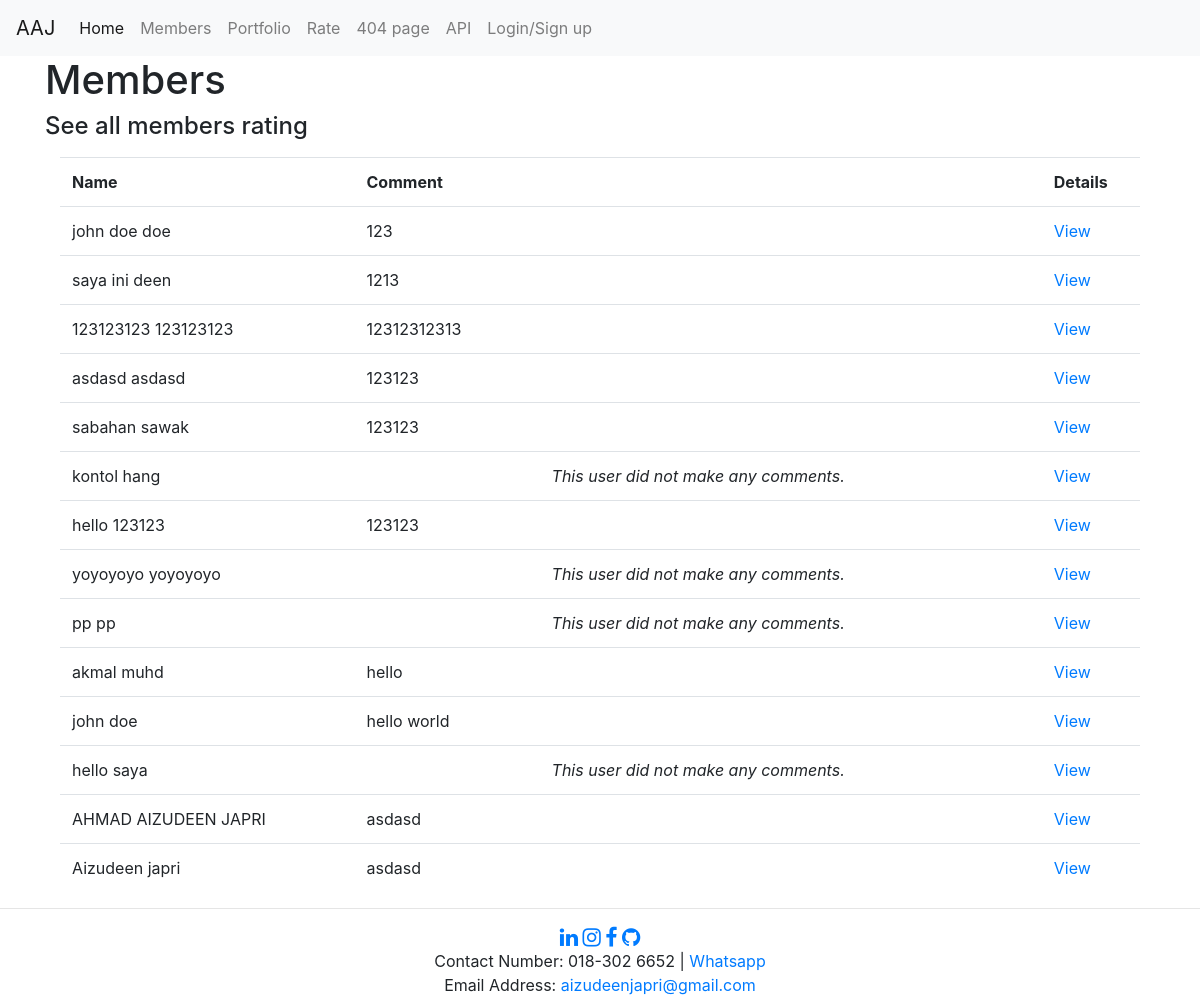
The page /members/ on the database its author committed.
### members/models.py (models this page shows, shortened)
class Member(models.Model):
    firstname = models.CharField(max_length=255)
    lastname = models.CharField(max_length=255)
    phone = models.IntegerField(null=True, blank=True)
    description = models.TextField(null=True, blank=True)
    updated = models.DateTimeField(auto_now=True)
    created = models.DateTimeField(auto_now_add=True)
    anonymous = models.BooleanField(default=True)
    class Meta:
        ordering = ['-updated', '-created']

### members/views.py (the view)
# urls.py: path('members/', views.getMembers)
def members(request):
    mymembers = Member.objects.all().values()
    template = loader.get_template('all_members.html')
    context = {
        'mymembers': mymembers,
    }
    return HttpResponse(template.render(context, request))

### members/templates/all_members.html
{% extends 'navbar.html' %}
{% block content %}
<div class="container">
<h1>Members</h1>
<h4>See all members rating</h4>
<div class="container">
  <div>
  <table class="table table-hover" style="margin-top: 16px;">
    <tr style="border-bottom: 2px;">
      <th class="col-3">Name</th>
      <th class="col-7">Comment</th>
      <th class="col-1">Details</th>
    </tr>
    {% for x in mymembers %}
    <tr>
      <td class="col-2">{{ x.firstname }} {{ x.lastname }}</td>
      {% if x.description %}
      <td class="col-7">{{x.description}}</td>
      {% else %}
      <td class="col-7" style="text-align-last: center;"><i> This user did not make any comments. </i> </td>
      {% endif %}
      <td class="col-1"><a href="details/{{ x.id }}">View</a></td>
      {% endfor %}
    </tr>
  </table>
</div>
</div>
</div>
{% include 'contact_details.html' %}
{% endblock %}

### members/templates/navbar.html (shortened to what this page needs)
<!DOCTYPE html>
<html>
    <head>
        <link rel="stylesheet" href="https://cdnjs.cloudflare.com/ajax/libs/font-awesome/4.7.0/css/font-awesome.min.css">
        <link rel="stylesheet" href="https://cdn.jsdelivr.net/npm/bootstrap@5.2.3/dist/js/bootstrap.bundle.min.js">
        <link rel="stylesheet" href="https://cdn.jsdelivr.net/npm/bootstrap@4.4.1/dist/css/bootstrap.min.css">
    </head>
    <body>
        <nav class="navbar sticky-top navbar-expand-lg navbar-light bg-light">
            <a class="navbar-brand" href="#">AAJ</a>
            <div class="collapse navbar-collapse" id="navbarNavAltMarkup">
              <div class="navbar-nav">
                <a class="nav-item nav-link active" href="/">Home <span class="sr-only">(current)</span></a>
                <a class="nav-item nav-link" href="/members">Members</a>
                <a class="nav-item nav-link" href="/members/portfolio">Portfolio</a>
                <a class="nav-item nav-link" href="/members/rate">Rate</a>
                <a class="nav-item nav-link" href="/example">404 page</a>
                <a class="nav-item nav-link" href="/my_api">API</a>
                {% if request.user.is_authenticated %}
                <a class="nav-item nav-link float-right" href="/logout">Logout</a>
                {% else %}
                <a class="nav-item nav-link" href="/login">Login/Sign up</a>
                {% endif %}
              </div>
            </div>
          </nav>
          {% block content %}
        {% endblock %}

### members/templates/contact_details.html
<hr>
<div style="text-align:center;">
  <a href="https://www.linkedin.com/in/ahmad-aizudeen-japri-5461ba1a9/" target=blank class="fa fa-linkedin fa-lg"></a>
  <a href="https://www.instagram.com/aizudeen_japri/" target=blank class="fa fa-instagram fa-lg"></a>
  <a href="https://www.facebook.com/profile.php?id=100004511826643" target=blank class="fa fa-facebook fa-lg"></a>
  <a href="https://github.com/aizudeen11" target=blank class="fa fa-github fa-lg"></a>
</div>
<div style="text-align:center;">
  Contact Number: 018-302 6652 | <a target=blank href="http://wa.link/vdq4r3">Whatsapp</a>
  <br>
  Email Address: <a href="mailto:aizudeenjapri@gmail.com">aizudeenjapri@gmail.com</a>
</div>

### rows shown on the page
Member: firstname "john doe", lastname "doe", description "123"
Member: firstname "saya", lastname "ini deen", description "1213"
Member: firstname "123123123", lastname "123123123", description "12312312313"
Member: firstname "asdasd", lastname "asdasd", description "123123"
Member: firstname "sabahan", lastname "sawak", description "123123"
Member: firstname "kontol", lastname "hang", description "This user did not make any comments."
Member: firstname "hello", lastname "123123", description "123123"
Member: firstname "yoyoyoyo", lastname "yoyoyoyo", description "This user did not make any comments."
Member: firstname "pp", lastname "pp", description "This user did not make any comments."
Member: firstname "akmal", lastname "muhd", description "hello"
Member: firstname "john", lastname "doe", description "hello world"
Member: firstname "hello", lastname "saya", description "This user did not make any comments."
Member: firstname "AHMAD AIZUDEEN", lastname "JAPRI", description "asdasd"
Member: firstname "Aizudeen", lastname "japri", description "asdasd"
